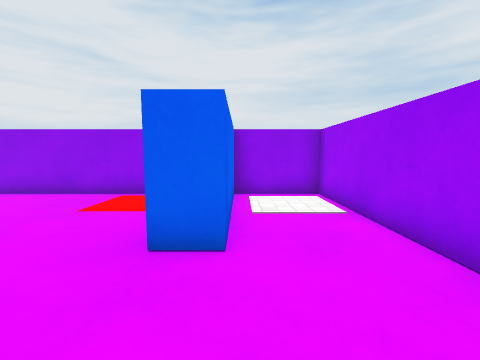
[1] (above)

21 first-person views from a walk through a scene from a Unity 3-D project. The camera is 0.62 m above the floor, tilts 6° down and sees 90° across. The floor is counted in squares, 0.5 m on a side. Each view is taken from the middle of a square. On the plan, view 1 faces up. The plan holds only what a view shows up to about 12 squares ahead; the rest is blank. Surface patterns are stand-ins for the level's own textures.

[2]
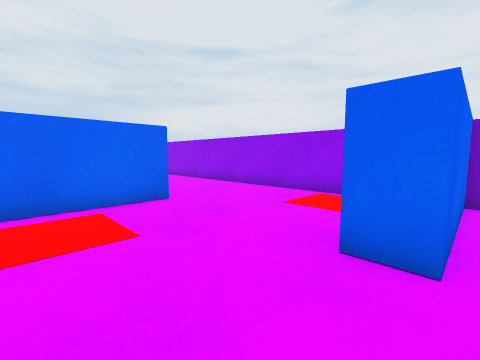

[3]
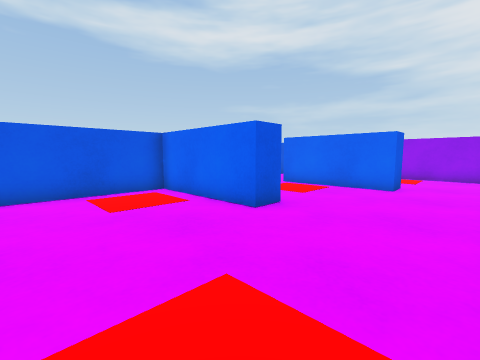

[4]
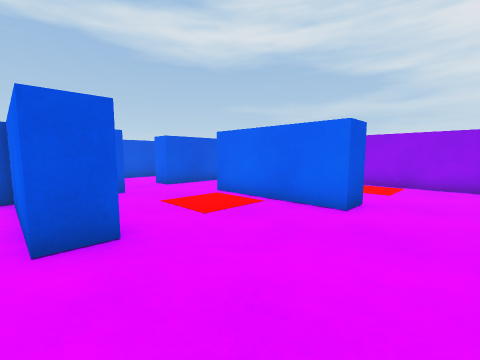

[5]
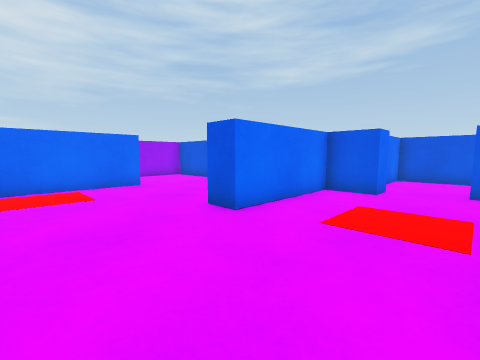

[6]
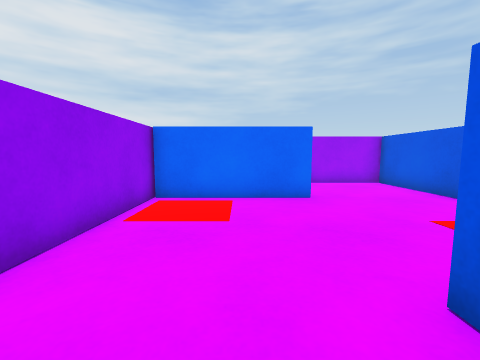

[7]
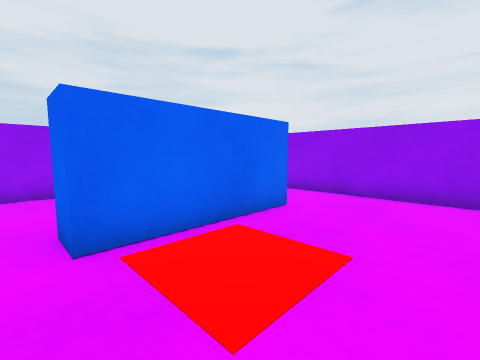

[8]
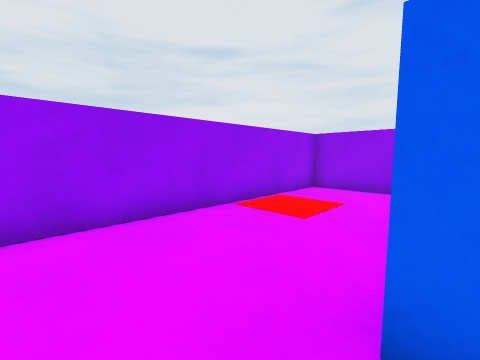

[9]
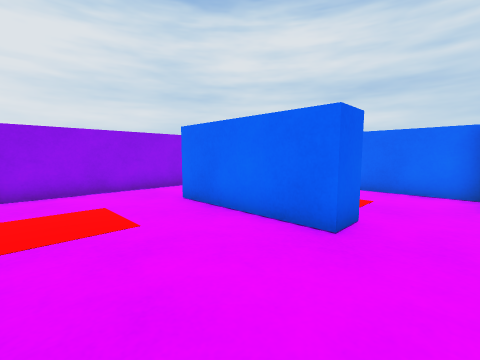

[10]
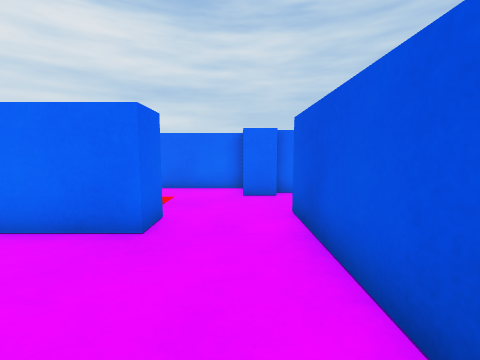

[11]
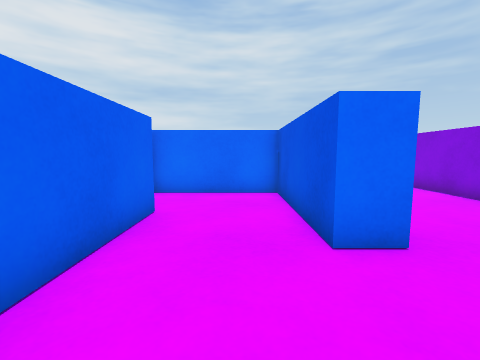

[12]
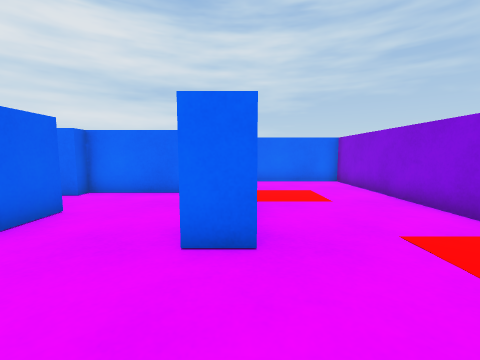

[13]
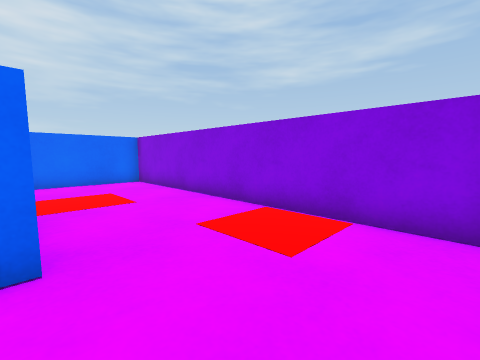

[14]
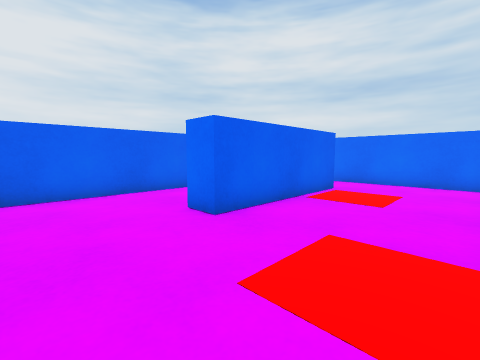

[15]
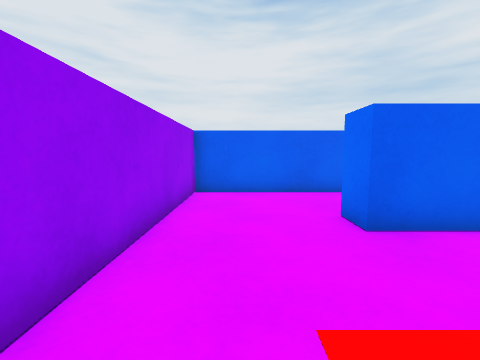

[16]
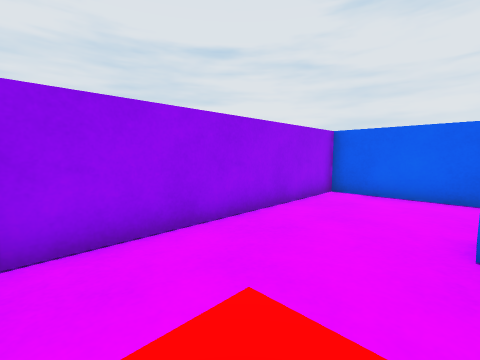

[17]
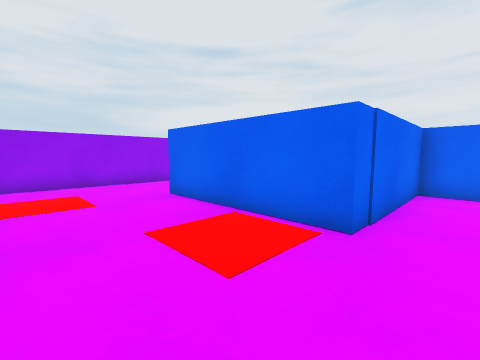

[18]
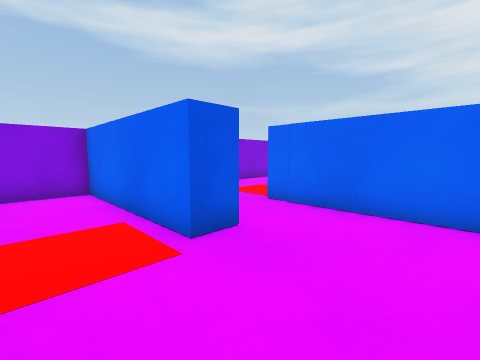

[19]
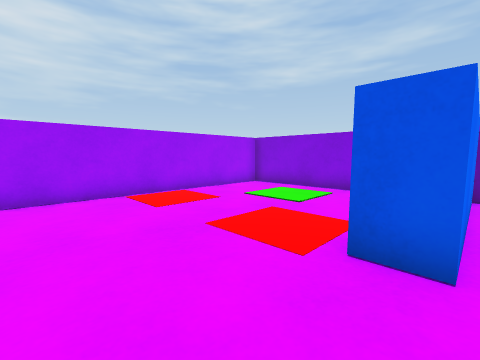

[20]
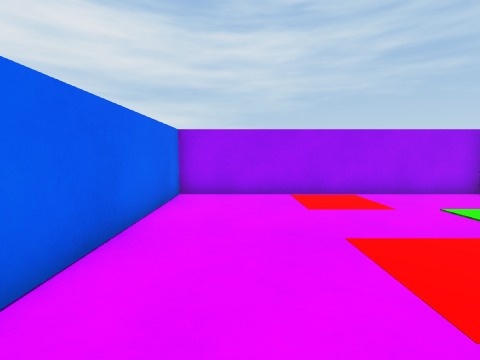

[21]
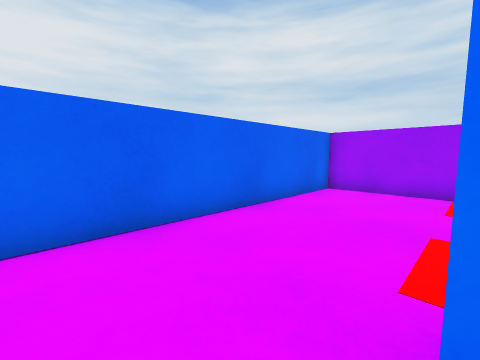

### Floor plan
Points are (right, up) in squares from view 1. A wall is a line through its corners. A room is listed if a view was taken in it or the views show most of it. See-through windows are left out.
Room 1 (views 1, 2, 3, 4, 5, 6, 7, 8)
walls: (-0.9, 7.5) (-12.5, 7.5); (-8.8, -2.1) (-8.8, -1.1) (-7.2, -1.1) (-7.2, 3.3) (-6.2, 3.3) (-6.2, -1.1) (2.5, -1.1) (2.5, 7.5) (-0.2, 7.5) (-0.2, 3) (-1.2, 3) (-1.2, 7.5); (-12.3, 5) (-11.3, 5) (-11.3, 0.5) (-12.3, 0.5); (-12.6, -2.1) (-10.9, -2.1)
ways out: opening at (-11.5, -0.5) to room 2; opening at (-11.5, 6.5) to room 2; opening at (-10, -2) to room 3
Room 2 (views 9, 10)
walls: (-12.3, 0.5) (-12.3, 5); (-15, -2.1) (-12.6, -2.1); (-12.5, 7.5) (-16.5, 7.5) (-16.5, -1.1)
ways out: opening at (-11.5, -0.5) to room 1; opening at (-11.5, 6.5) to room 1
Room 3 (views 11, 12, 13, 14, 15, 16, 17)
walls: (-7.3, -7.2) (-13, -7.2) (-13, -6.2) (-8.3, -6.2) (-8.3, -2.1) (-8.8, -2.1); (-16.1, -11.5) (-4.9, -11.5) (-4.9, -7.6); (-10.9, -2.1) (-10.9, -3.1) (-16.5, -3.1) (-16.5, -11.1)
ways out: opening at (-10, -2) to room 1; opening at (-6, -6.5) to room 4
Room 4 (views 18, 19, 20, 21)
walls: (-4.9, -7.6) (-4.9, -5.9) (-3.9, -5.9) (-3.9, -11.5) (2.5, -11.5) (2.5, -2.1) (-7.3, -2.1) (-7.3, -7.2)
ways out: opening at (-6, -6.5) to room 3

Where each view was taken, in squares from view 1:
view 1: 0 up, 0 right, facing up
view 2: 0 up, 0 right, facing up-left
view 3: 7 up, 2 left, facing down-left
view 4: 7 up, 6 left, facing down-left
view 5: 7 up, 11 left, facing down-right
view 6: 5 up, 8 left, facing right
view 7: 0 up, 8 left, facing up-left
view 8: 1 down, 12 left, facing up-left
view 9: 1 down, 16 left, facing up-right
view 10: 1 down, 16 left, facing right
view 11: 5 down, 16 left, facing right
view 12: 7 down, 16 left, facing right
view 13: 7 down, 16 left, facing down-right
view 14: 11 down, 16 left, facing up-right
view 15: 11 down, 15 left, facing up
view 16: 11 down, 13 left, facing up-left
view 17: 11 down, 6 left, facing up-left
view 18: 3 down, 2 left, facing down-left
view 19: 3 down, 5 left, facing down-right
view 20: 4 down, 5 left, facing right
view 21: 6 down, 6 left, facing up-right
